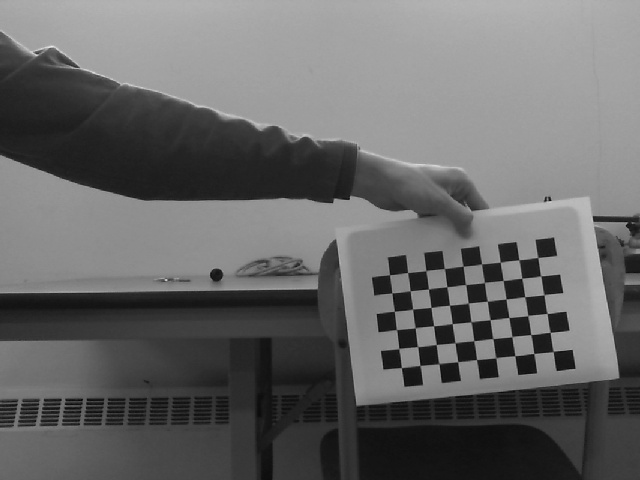
#> input picture demo1/images/image2_0.jpg, 640 x 480 px; its folder holds only this picture in this run
$ python CalibrateCamera.py
#> lines starting #> are read from the running program, lines starting #| are printed output that depends on the picture; after the words box and inside, x2 and y2 are one past the last pixel; in counts of white or black regions, pixels touching at a corner belong together; long printed decimals are rounded
import numpy as np
import cv2 as cv
import glob

# termination criteria
criteria = (cv.TERM_CRITERIA_EPS + cv.TERM_CRITERIA_MAX_ITER, 30, 0.001)

# prepare object points, like (0,0,0), (1,0,0), (2,0,0) ....,(6,5,0)
objp = np.zeros((6*9,3), np.float32)
objp[:,:2] = np.mgrid[0:9,0:6].T.reshape(-1,2)

# Arrays to store object points and image points from all the images.
objpoints = [] # 3d point in real world space
imgpoints = [] # 2d points in image plane.
images = glob.glob('images/image2_*.jpg')
for fname in images:
    img = cv.imread(fname)
#> img is the input picture: shape (480, 640, 3); min 8, max 235, mean 103.1
    gray = cv.cvtColor(img, cv.COLOR_BGR2GRAY)
    # Find the chess board corners
    ret, corners = cv.findChessboardCorners(gray, (9,6), None)
#> ret = True; corners = 54 rows, first 8: [553.2, 351.5], [533.9, 353.5], [514.9, 355.7], [495.5, 358], [476.4, 359.5], [457.8, 361.8], [438.8, 363.7], [420, 365.2]
    # If found, add object points, image points (after refining them)
    if ret == True:
        objpoints.append(objp)
        corners2 = cv.cornerSubPix(gray,corners, (11,11), (-1,-1), criteria)
#> corners2 = 54 rows, first 8: [553.1, 351.4], [533.7, 353.4], [514.9, 355.7], [495.7, 357.7], [476.6, 359.5], [457.7, 361.7], [438.8, 363.7], [420.1, 365.4]
        imgpoints.append(corners2)
        # Draw and display the corners
        cv.drawChessboardCorners(img, (9,6), corners2, ret)
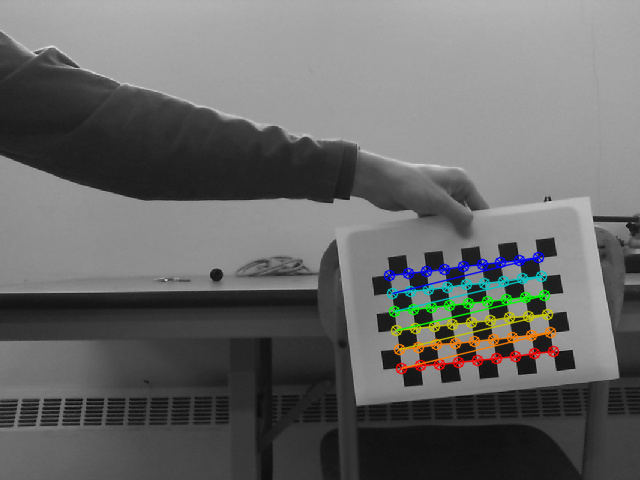
#> img: shape (480, 640, 3); 2.85% of pixels changed, all inside (x1, y1, x2, y2) = (383, 251, 560, 375)
        cv.imshow('img', img)
        cv.waitKey(500)

ret, mtx, dist, rvecs, tvecs = cv.calibrateCamera(objpoints, imgpoints, gray.shape[::-1], None, None)
#> ret = 0.151; mtx = [[257.4, 0, 347], [0, 256.4, 250.9], [0, 0, 1]]; dist = [[0.0452, -0.0722, -0.00254, -0.00248, 0.0382]]; rvecs = ([0.0573, 0.104, 3.02],); tvecs = ([10.86, 5.34, 13.58],)
print(ret, mtx, dist, rvecs, tvecs)
#| 0.1509 [[257.364   0.         346.956]
#|  [  0.         256.447 250.874]
#|  [  0.           0.           1.        ]] [[ 0.04524 -0.07217 -0.00254 -0.002476   0.03824]] (array([[0.05735],
#|        [0.1037],
#|        [3.022]]),) (array([[10.864],
#|        [ 5.335],
#|        [13.578]]),)

cv.destroyAllWindows()


# [8 lines of commented-out code are left out]
np.savez("calib_data.npz", camera_matrix=mtx, dist_coeff=dist)

$ run again, on demo1/images/image2_12.jpg
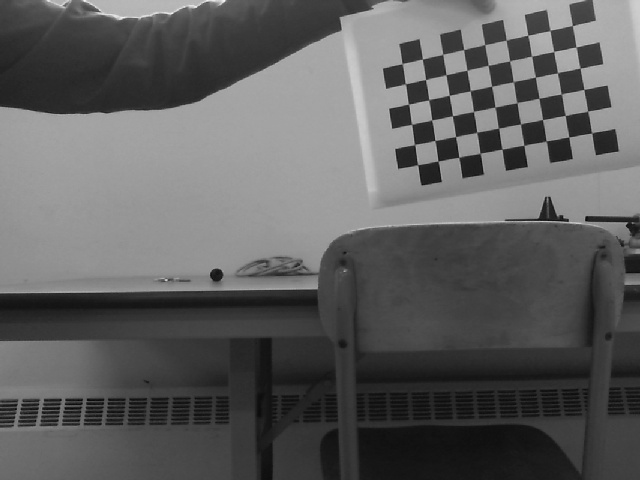
#> input picture demo1/images/image2_12.jpg, 640 x 480 px
#> img is the input picture: shape (480, 640, 3); min 5, max 247, mean 94.4
#> `ret, corners = cv.findChessboardCorners(gray, (9,6), None)`: ret = True; corners = 54 rows, first 8: [591.5, 132.8], [568.9, 136.9], [546.1, 140.8], [523.8, 145.1], [501.9, 149.2], [480, 153.4], [459, 157.3], [438, 160.9]
#> corners2 = 54 rows, first 8: [591.6, 132.8], [568.8, 137], [546.3, 141], [523.9, 145.2], [501.9, 149.2], [480.2, 153.3], [458.8, 157.2], [438.1, 161.1]
#> `cv.drawChessboardCorners(img, (9,6), corners2, ret)`:
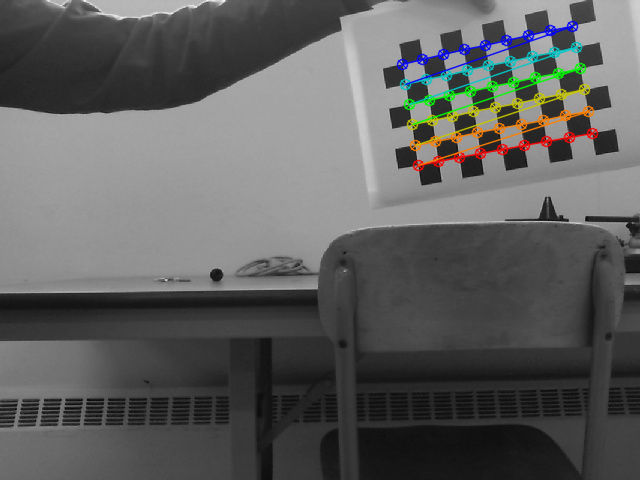
#> img: shape (480, 640, 3); 3.07% of pixels changed, all inside (x1, y1, x2, y2) = (396, 20, 599, 172)
#> `ret, mtx, dist, rvecs, tvecs = cv.calibrateCamera(objpoints, imgpoints..`: ret = 0.101; mtx = [[561.4, 0, 357.7], [0, 564.2, 215.8], [0, 0, 1]]; dist = [[0.266, -1.6, 0.00207, -0.0027, 2.7]]; rvecs = ([0.382, 0.0434, 2.96],); tvecs = ([10.58, -3.73, 25.57],)
#| 0.1007 [[561.352   0.         357.728]
#|  [  0.         564.195 215.775]
#|  [  0.           0.           1.        ]] [[ 2.66113101e-01 -1.59870710e+00  2.06630255e-03 -2.69728018e-03
#|    2.69516843e+00]] (array([[0.382],
#|        [0.04342],
#|        [2.962]]),) (array([[10.579],
#> (further printed lines are left out)

$ run again, on demo1/images/image2_13.jpg
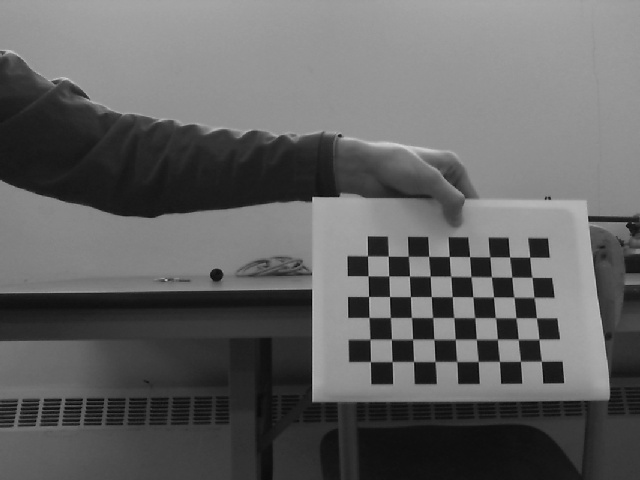
#> input picture demo1/images/image2_13.jpg, 640 x 480 px
#> img is the input picture: shape (480, 640, 3); min 5, max 215, mean 98.5
#> `ret, corners = cv.findChessboardCorners(gray, (9,6), None)`: ret = True; corners = 54 rows, first 8: [541.1, 361.3], [520.2, 361.1], [499.2, 361.5], [478, 361.5], [457, 361.6], [434.9, 361.2], [413.6, 361.5], [392, 361.5]
#> corners2 = 54 rows, first 8: [541.4, 361.2], [520.5, 361.3], [499.5, 361.4], [478.2, 361.5], [456.7, 361.5], [435, 361.5], [413.5, 361.5], [392.2, 361.6]
#> `cv.drawChessboardCorners(img, (9,6), corners2, ret)`:
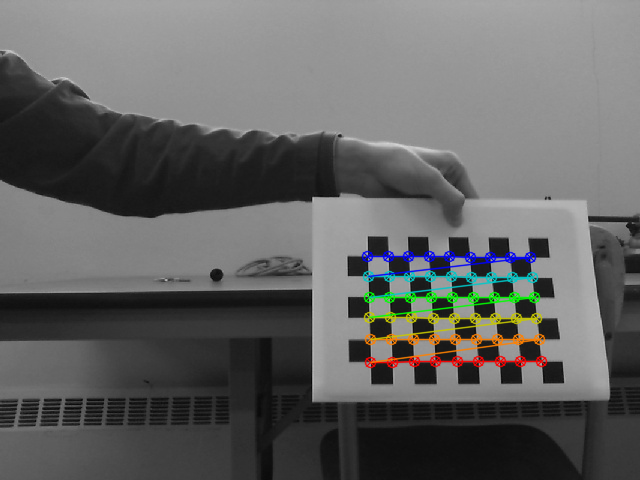
#> img: shape (480, 640, 3); 3.04% of pixels changed, all inside (x1, y1, x2, y2) = (361, 250, 548, 369)
#> `ret, mtx, dist, rvecs, tvecs = cv.calibrateCamera(objpoints, imgpoints..`: ret = 0.174; mtx = [[264, 0, 328.1], [0, 253.6, 247.5], [0, 0, 1]]; dist = [[0.082, -0.107, 0.00665, -0.00609, 0.0519]]; rvecs = ([0.0501, -0.204, -3.13],); tvecs = ([9.93, 5.41, 12.46],)
#| 0.1736 [[264.001   0.         328.141 ]
#|  [  0.         253.609  247.464]
#|  [  0.           0.           1.        ]] [[ 0.08202 -0.1068  0.006645 -0.00609  0.05193]] (array([[ 0.05005],
#|        [-0.2045],
#|        [-3.134]]),) (array([[ 9.927 ],
#|        [ 5.410],
#> (further printed lines are left out)

$ run again, on demo1/images/image2_14.jpg
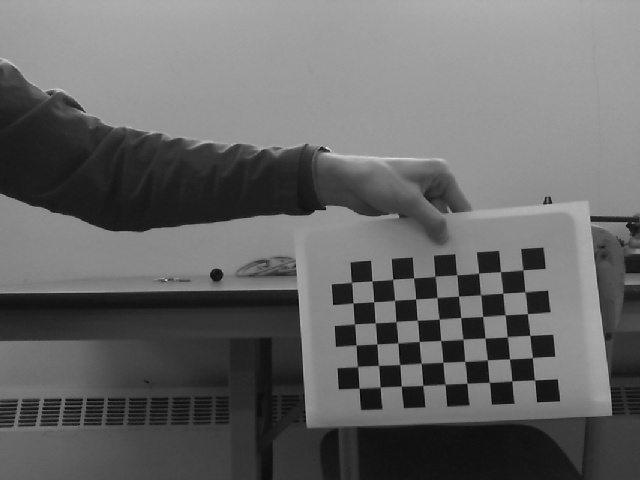
#> input picture demo1/images/image2_14.jpg, 640 x 480 px
#> img is the input picture: shape (480, 640, 3); min 4, max 241, mean 102.8
#> `ret, corners = cv.findChessboardCorners(gray, (9,6), None)`: ret = True; corners = 54 rows, first 8: [534.6, 379.9], [512, 381], [489.4, 382.3], [467, 383], [444.9, 384.3], [423, 385.1], [401.3, 385.9], [380.3, 386.8]
#> corners2 = 54 rows, first 8: [534.6, 379.9], [511.8, 380.9], [489.4, 382.4], [466.9, 383.3], [445, 384.2], [422.7, 385.4], [401.3, 386.2], [380.1, 387.1]
#> `cv.drawChessboardCorners(img, (9,6), corners2, ret)`:
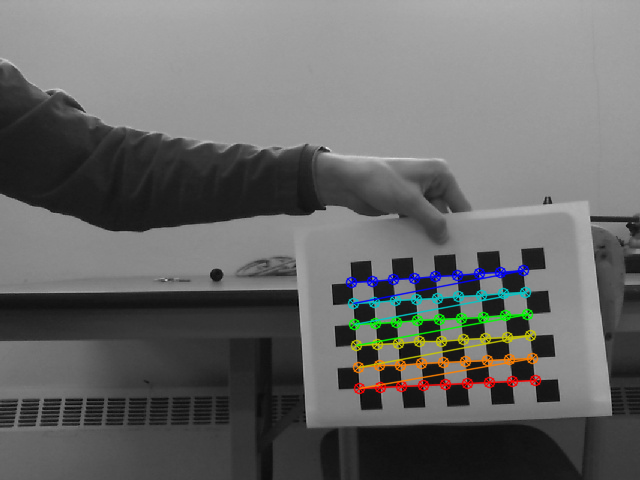
#> img: shape (480, 640, 3); 3.12% of pixels changed, all inside (x1, y1, x2, y2) = (345, 264, 542, 395)
#> `ret, mtx, dist, rvecs, tvecs = cv.calibrateCamera(objpoints, imgpoints..`: ret = 0.16; mtx = [[780.2, 0, 311.9], [0, 784.1, 207.8], [0, 0, 1]]; dist = [[0.127, -1.48, -0.00224, 0.0171, 3.61]]; rvecs = ([0.296, 0.282, 3.04],); tvecs = ([10.03, 7.78, 35.72],)
#| 0.1603 [[780.177   0.         311.944]
#|  [  0.         784.117 207.781 ]
#|  [  0.           0.           1.        ]] [[ 1.27486438e-01 -1.47807582e+00 -2.23584052e-03  1.71444417e-02
#|    3.60887578e+00]] (array([[0.2964 ],
#|        [0.2816],
#|        [3.040]]),) (array([[10.031],
#> (further printed lines are left out)
